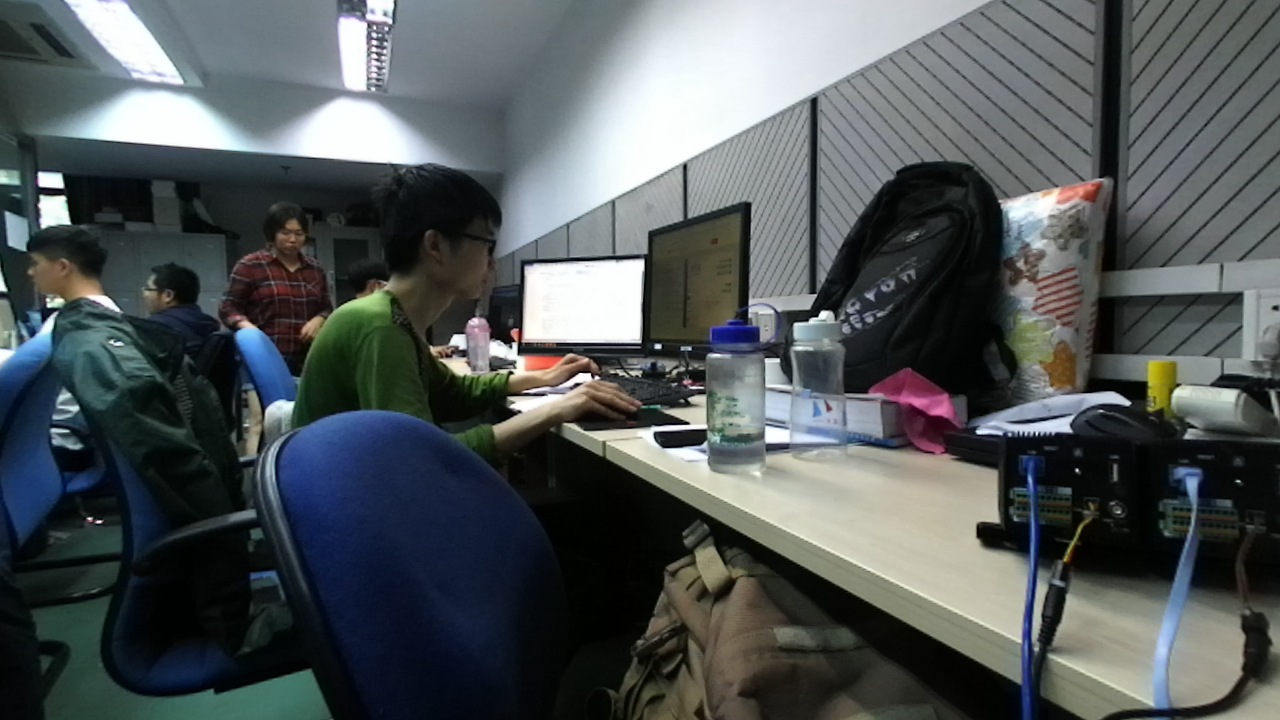
%> input picture calibrate_stereo/20110101/1-03.png, 1280 x 720 px
$ octave comdisp.m   (GNU Octave 9; MATLAB toolbox functions it lacks are replaced by stand-ins)
%> lines starting %> are read from the running program, lines starting %| are printed output that depends on the picture
%==========================================================================
%                   双目立体视觉--三维场景重建
%                     yuqingqing 2016.8.7
%==========================================================================

%==========================================================================
%     [1] 立体标定
%         matlab 自带的app，stereoCameraCalibrator（在命令窗中输入即可开启）
%         详情：http://cn.mathworks.com/help/vision/ug/stereo-camera-calibrator-app.html
%
%     [2] 立体校正
%         rectifyStereoImages函数
%
%     [3] 立体匹配 -- 视差图disparity
%
%     [4] 三维重建 -- Reconstruct the 3-D Scene
%
%==========================================================================
clc;clear;
% Load the stereoParameters object.
load('stereoParams90w.mat');

% Visualize camera extrinsics.
% showExtrinsics(stereoParams);

%% load image
img1 = rgb2gray(imread('1-03.png'));
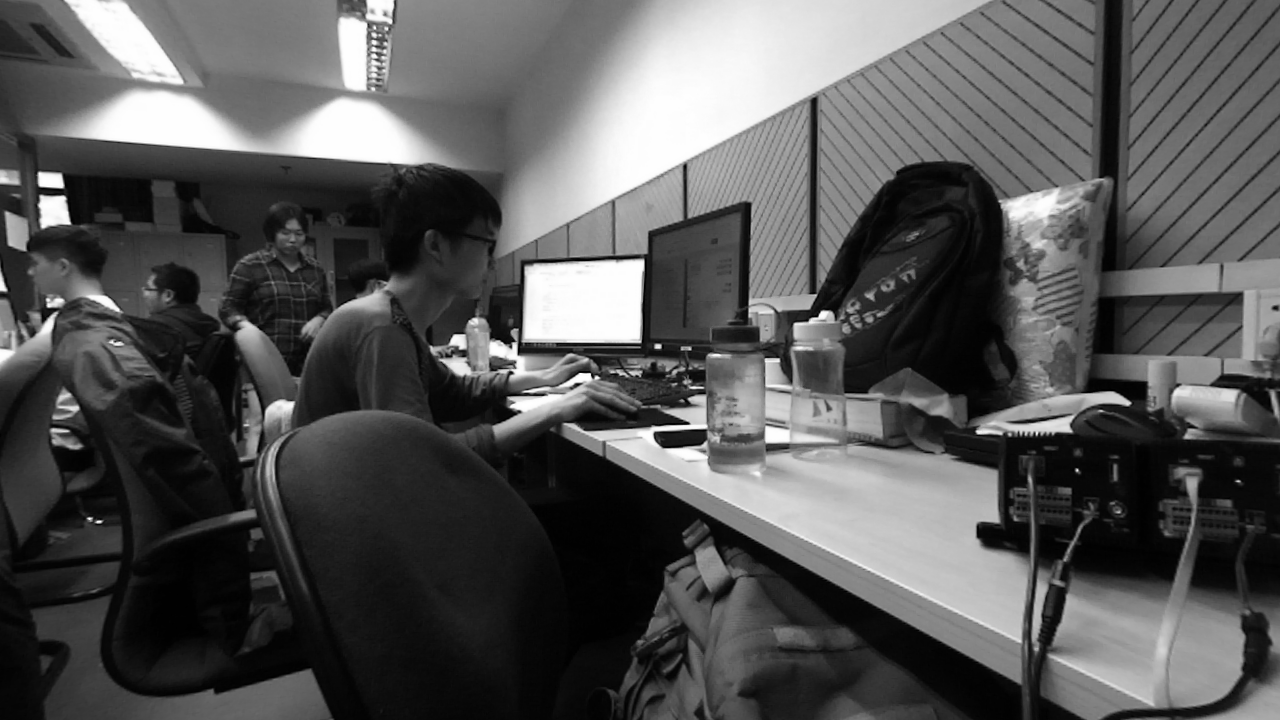
%> img1: size 720x1280 uint8; min 0, max 255, mean 85.8
img2 = rgb2gray(imread('2-03.png'));
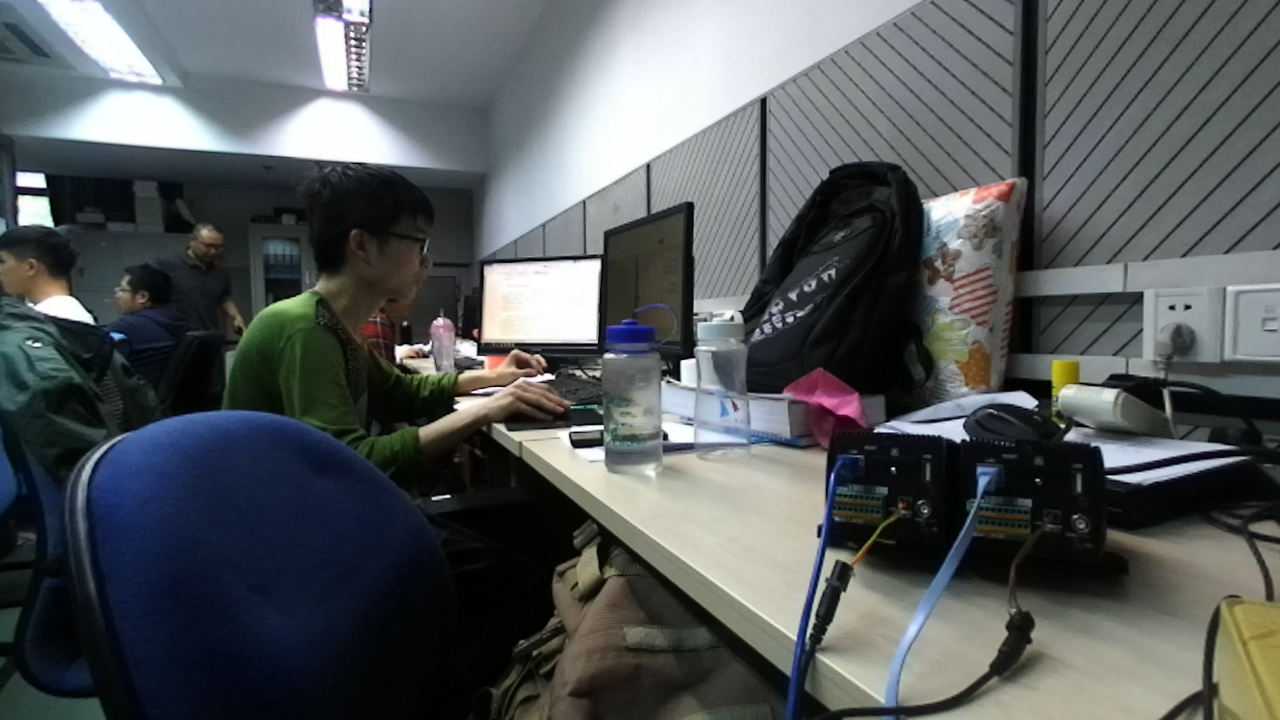
%> input picture calibrate_stereo/20110101/2-03.png, 1280 x 720 px
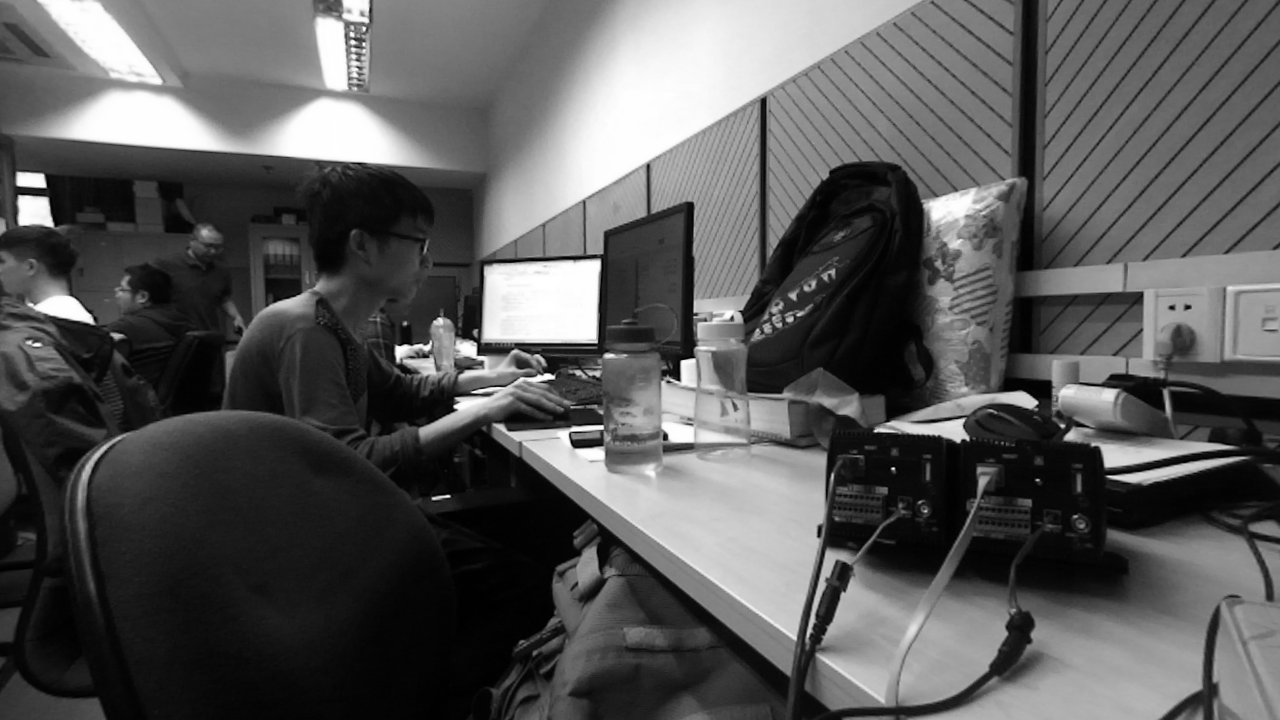
%> img2: size 720x1280 uint8; min 0, max 255, mean 87.9

% [5 lines of commented-out code are left out]
imshow(stereoAnaglyph(img1,img2));%左右双目照片叠加显示
%> (this line was passed over: stereoAnaglyph is not available in this run)

%% 立体校正
%[img1_valid,img2_valid] = rectifyStereoImages(img1, img2, stereoParams88w, 'OutputView', 'full');
%> (the run ends here)
